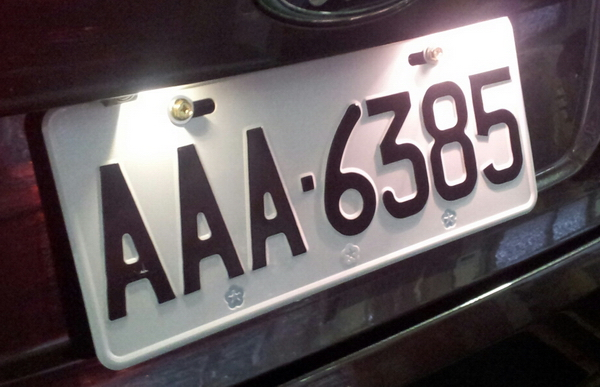
#> input picture image/car.jpg, 600 x 387 px
$ python contour1.py
#> lines starting #> are read from the running program, lines starting #| are printed output that depends on the picture; after the words box and inside, x2 and y2 are one past the last pixel; in counts of white or black regions, pixels touching at a corner belong together
import cv2
import numpy as np
from matplotlib import pyplot as plt

img = cv2.imread('./image/car.jpg')
#> img is the input picture: shape (387, 600, 3); mean B, G, R 92.2, 89.3, 98.2
img = cv2.resize(img,(600,400))
#> img: shape (400, 600, 3)
img1 = cv2.GaussianBlur(img,(5,5),0)
gray = cv2.cvtColor(img1,cv2.COLOR_BGR2GRAY)
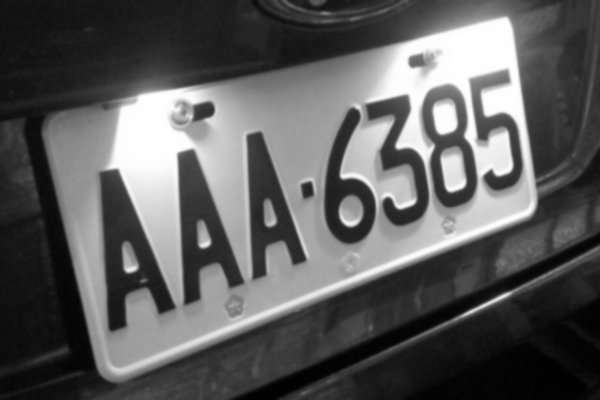
#> gray: shape (400, 600); min 0, max 255, mean 92.2

cv2.namedWindow('image')
cv2.imshow('image',img)
edges = cv2.Canny(gray, 159, 255)
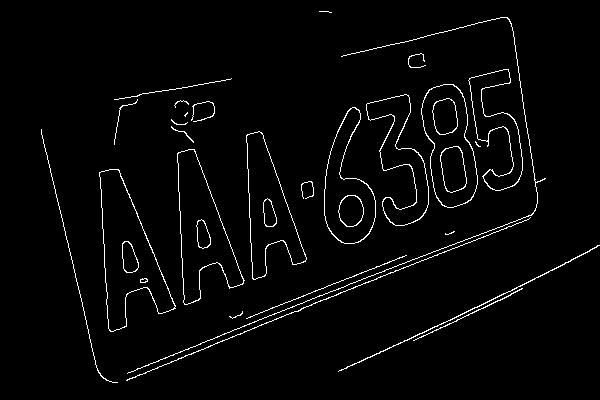
#> edges: shape (400, 600); 2.6% white in thin lines or dots, all inside (x1, y1, x2, y2) = (41, 11, 600, 383)
c, h = cv2.findContours(edges,cv2.RETR_TREE,cv2.CHAIN_APPROX_SIMPLE)
#> c = 47 contours, 16 with area under 20; largest, box (x1, y1, x2, y2) and area: (99, 169, 176, 332) 6002, (99, 169, 176, 332) 5956, (177, 149, 245, 305) 5142, (177, 149, 244, 305) 5117, (421, 84, 478, 208) 4840; h = 47 rows, first 6: [1, -1, -1, -1], [2, 0, -1, -1], [3, 1, -1, -1], [4, 2, -1, -1], [5, 3, -1, -1], [6, 4, -1, -1]
print(len(c))
#| 47
print(c[8].shape)
#| (199, 1, 2)
print(h)
#> (printed output is left out)
draw = cv2.drawContours(img,c,8,(0,255,0),1)
# dst = cv2.bitwise_and(img,img,mask=edges)
plt.subplot(121), plt.imshow(cv2.cvtColor(edges, cv2.COLOR_BGR2RGB)), plt.title('Canny')
plt.subplot(122), plt.imshow(cv2.cvtColor(draw, cv2.COLOR_BGR2RGB)), plt.title('contours')
plt.show()
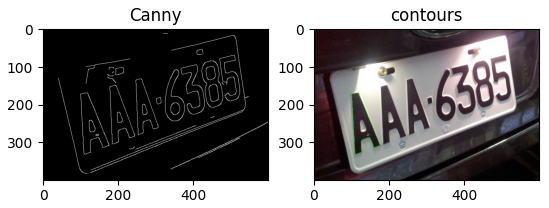
#> figure drawn by matplotlib, 2 panels

$ run again, with image/akb.jpg copied over image/car.jpg
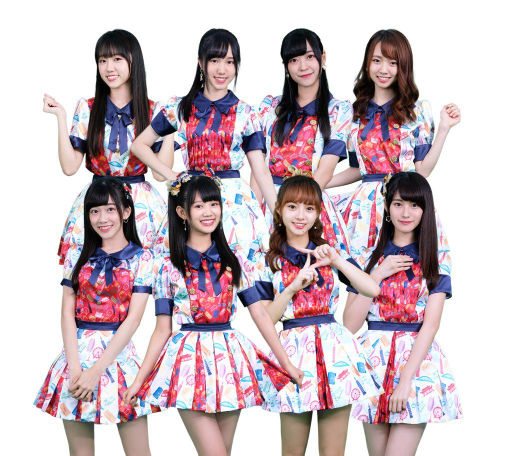
#> input picture image/akb.jpg, 1048 x 911 px (shown at 1/2 size)
#> img is the input picture: shape (911, 1048, 3); mean B, G, R 192.7, 186.9, 203
#> img: shape (400, 600, 3)
#> `edges = cv2.Canny(gray, 159, 255)`:
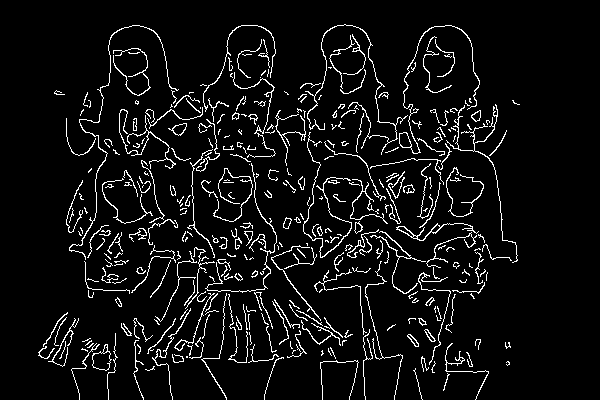
#> edges: shape (400, 600); 6.4% white in thin lines or dots, all inside (x1, y1, x2, y2) = (38, 24, 520, 400)
#> c = 376 contours, 306 with area under 20; largest, box (x1, y1, x2, y2) and area: (92, 344, 112, 371) 301, (92, 351, 111, 371) 266, (399, 25, 480, 154) 208, (396, 223, 479, 241) 162, (399, 132, 412, 148) 133; h = 376 rows, first 6: [1, -1, -1, -1], [2, 0, -1, -1], [3, 1, -1, -1], [4, 2, -1, -1], [5, 3, -1, -1], [6, 4, -1, -1]
#| 376
#| (4, 1, 2)
#> (printed output is left out)
#> `plt.show()`:
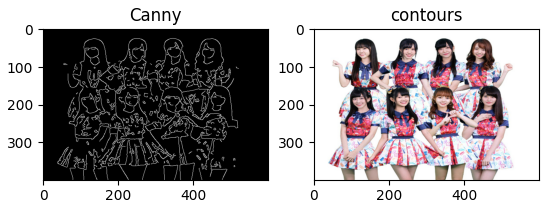
#> figure drawn by matplotlib, 2 panels

$ run again, with image/line.jpg copied over image/car.jpg
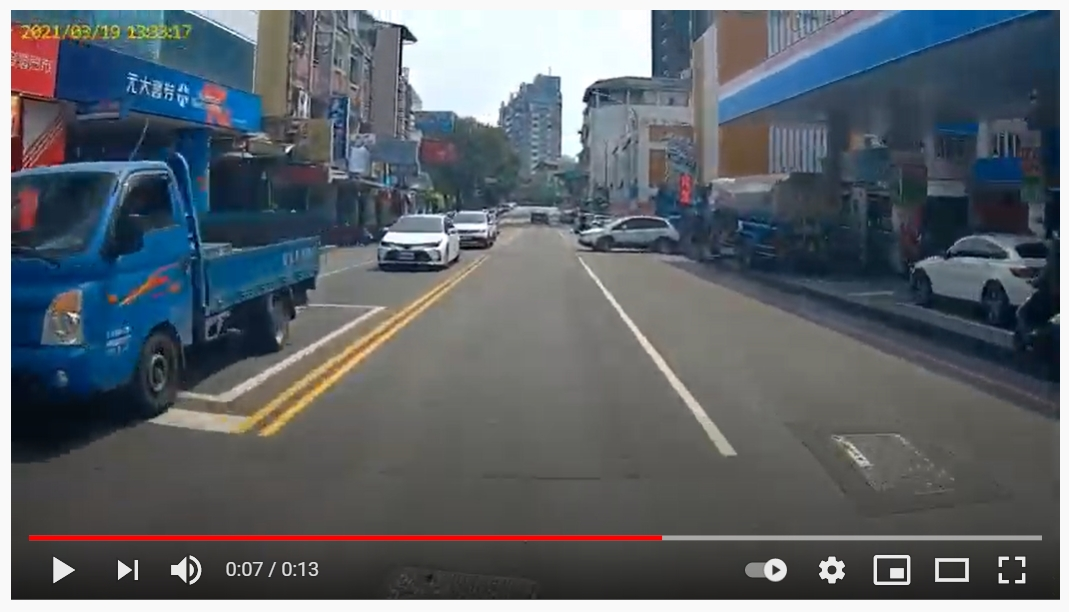
#> input picture image/line.jpg, 1069 x 612 px
#> img is the input picture: shape (612, 1069, 3); mean B, G, R 105.4, 99.1, 92.4
#> img: shape (400, 600, 3)
#> `edges = cv2.Canny(gray, 159, 255)`:
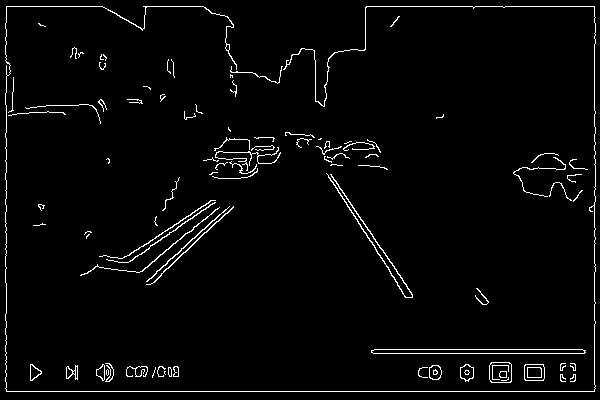
#> edges: shape (400, 600); 2.8% white in thin lines or dots
#> c = 111 contours, 77 with area under 20; largest, box (x1, y1, x2, y2) and area: (371, 349, 586, 354) 848, (371, 349, 585, 354) 844, (489, 362, 512, 383) 432, (489, 362, 512, 383) 426, (524, 364, 545, 381) 315; h = 111 rows, first 6: [1, -1, -1, -1], [2, 0, -1, -1], [3, 1, -1, -1], [5, 2, 4, -1], [-1, -1, -1, 3], [6, 3, -1, -1]
#| 111
#| (14, 1, 2)
#> (printed output is left out)
#> `plt.show()`:
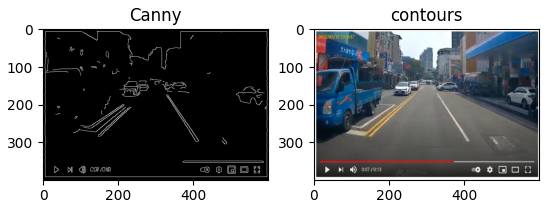
#> figure drawn by matplotlib, 2 panels
